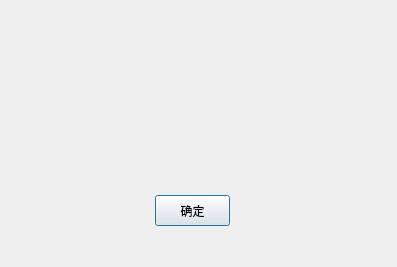
<?xml version="1.0" encoding="UTF-8"?>
<ui version="4.0">
 <class>Warning</class>
 <widget class="QDialog" name="Warning">
  <property name="geometry">
   <rect>
    <x>0</x>
    <y>0</y>
    <width>397</width>
    <height>267</height>
   </rect>
  </property>
  <property name="windowTitle">
   <string>Dialog</string>
  </property>
  <widget class="QLabel" name="label">
   <property name="geometry">
    <rect>
     <x>20</x>
     <y>90</y>
     <width>356</width>
     <height>51</height>
    </rect>
   </property>
   <property name="text">
    <string/>
   </property>
  </widget>
  <widget class="QLabel" name="label_2">
   <property name="geometry">
    <rect>
     <x>0</x>
     <y>175</y>
     <width>501</width>
     <height>51</height>
    </rect>
   </property>
   <property name="text">
    <string/>
   </property>
  </widget>
  <widget class="QPushButton" name="pushButton">
   <property name="geometry">
    <rect>
     <x>155</x>
     <y>195</y>
     <width>75</width>
     <height>31</height>
    </rect>
   </property>
   <property name="text">
    <string>确定</string>
   </property>
  </widget>
 </widget>
 <resources/>
 <connections/>
</ui>
